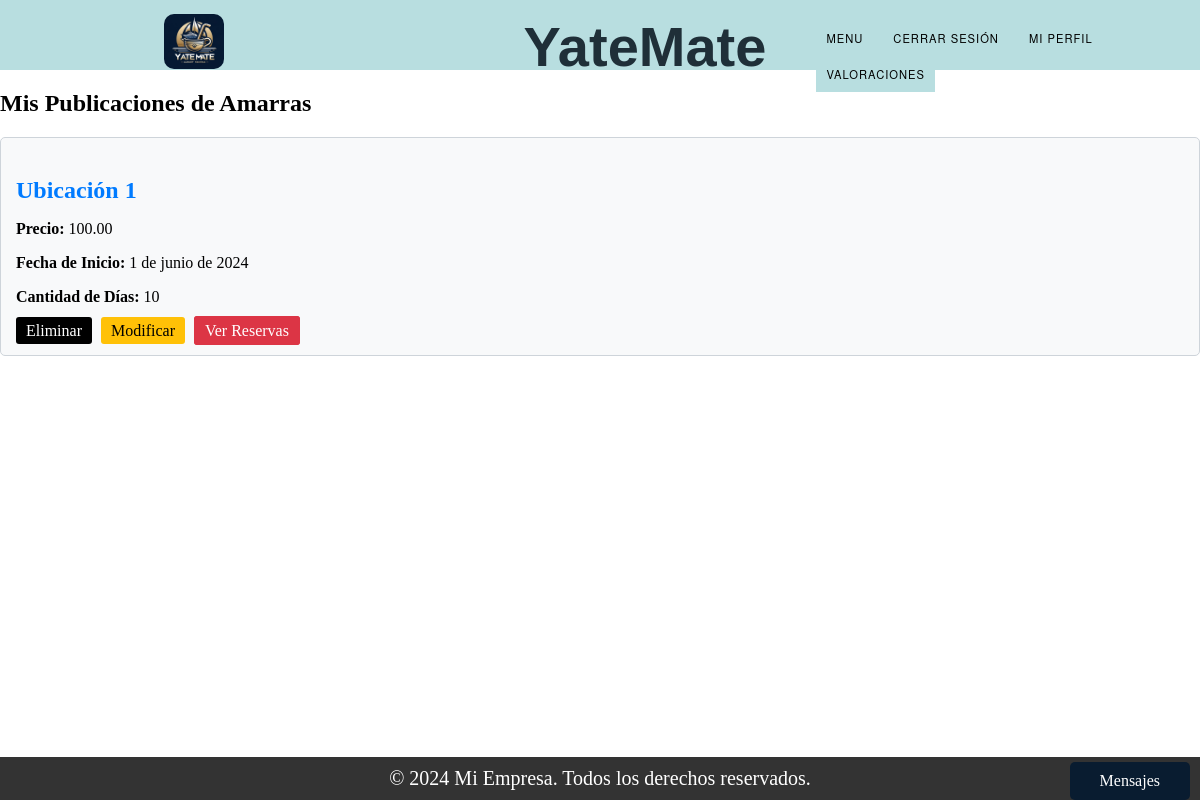
The app's page /mis_publicaciones_Amarras/ (signed in), older data.
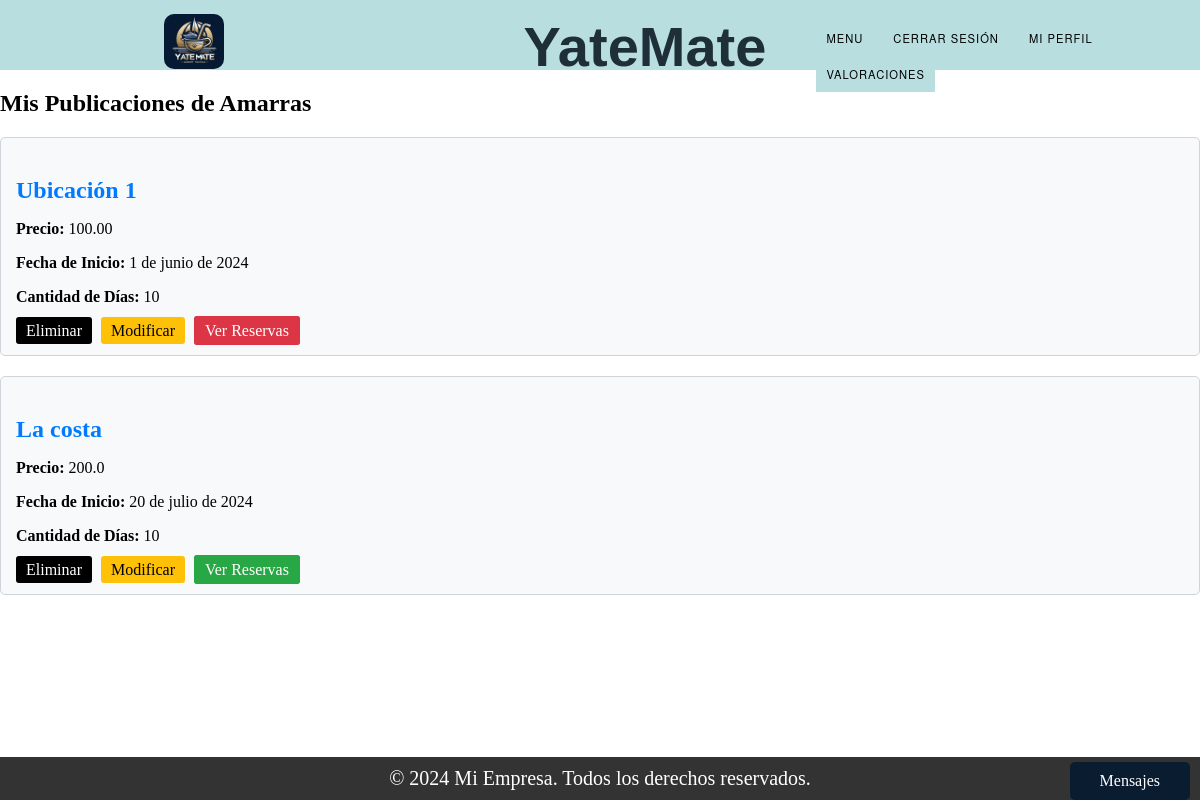
The same page, newer data.
### Amarra/models.py (models this page shows, shortened)
class Publicacion_Amarra(models.Model):
    ESTADOS = (
        ('Vigente', 'Vigente'),
        ('En Proceso', 'En Proceso'),
        ('Finalizado', 'Finalizado'),
    )
    dueño = models.ForeignKey(User, on_delete=models.CASCADE, null=True)
    precio = models.TextField()
    fecha_inicio = models.DateField()
    cant_dias = models.TextField()
    ubicacion = models.TextField()
    cant_dias_disponibles = models.TextField(null=True)
    estado = models.CharField(max_length=20, choices=ESTADOS, default='Vigente')

### Amarra/views.py (the view)
# urls.py: path('mis_publicaciones_Amarras/', views.mis_publicaciones, name='mis_publicaciones'),
def mis_publicaciones(request):
    user_id = request.session.get('user_id')
    publicaciones_amarras = Publicacion_Amarra.objects.filter(dueño_id=user_id)
    for publicacion in publicaciones_amarras:
        tiene_reservas = Reserva.objects.filter(publicacion=publicacion).exists()
        publicacion.tiene_reservas = tiene_reservas  # Agregar el atributo a la instancia
    return render(request, 'mis_publicaciones.html', {'publicaciones_amarras': publicaciones_amarras})

### Trueque/context_processors.py (called while the page is built)
def conversaciones_usuario(request):
    user_id = request.session.get('user_id')
    if user_id:
        conversaciones = Conversacion.objects.filter(Q(dueño_publicacion=user_id) | Q(solicitante=user_id))
        return {'conversaciones_usuario': conversaciones}
    else:
        return {'conversaciones_usuario': []}

### Amarra/templates/mis_publicaciones.html (shortened to what this page needs)
{% extends "base.html" %}
{% block content %}
<h2>Mis Publicaciones de Amarras</h2>
{% if publicaciones_amarras %}
    <div class="publicaciones-container">
        {% for publicacion in publicaciones_amarras %}
            <div class="card">
                <h3 class="card-title">{{ publicacion.ubicacion }}</h3>
                <p><strong>Precio:</strong> {{ publicacion.precio }}</p>
                <p><strong>Fecha de Inicio:</strong> {{ publicacion.fecha_inicio }}</p>
                <p><strong>Cantidad de Días:</strong> {{ publicacion.cant_dias }}</p>
                <div>
                    <a href="{% url 'eliminar_publicacion' publicacion.id %}" class="btn-card btn-card-delete">Eliminar</a>
                    <a href="{% url 'modificar_publicacion' publicacion.id %}" class="btn-card btn-card-modify">Modificar</a>
                    {% if publicacion.tiene_reservas %}
                        <a href="{% url 'ver_reservas' publicacion.id %}" class="btn-card btn-card-reservas btn-verde">Ver Reservas</a>
                    {% else %}
                        <a href="{% url 'ver_reservas' publicacion.id %}" class="btn-card btn-card-reservas btn-rojo">Ver Reservas</a>
                    {% endif %}
                </div>
            </div>
        {% endfor %}
    </div>
{% else %}
    <p>No tienes publicaciones de amarras aún.</p>
{% endif %}
{% endblock %}

Row changes from the older to the newer data that the page shows:
added Publicacion_Amarra: ubicacion "La costa", precio "200.0", fecha_inicio "20 de julio de 2024", cant_dias "10", shows "Ver Reservas"
